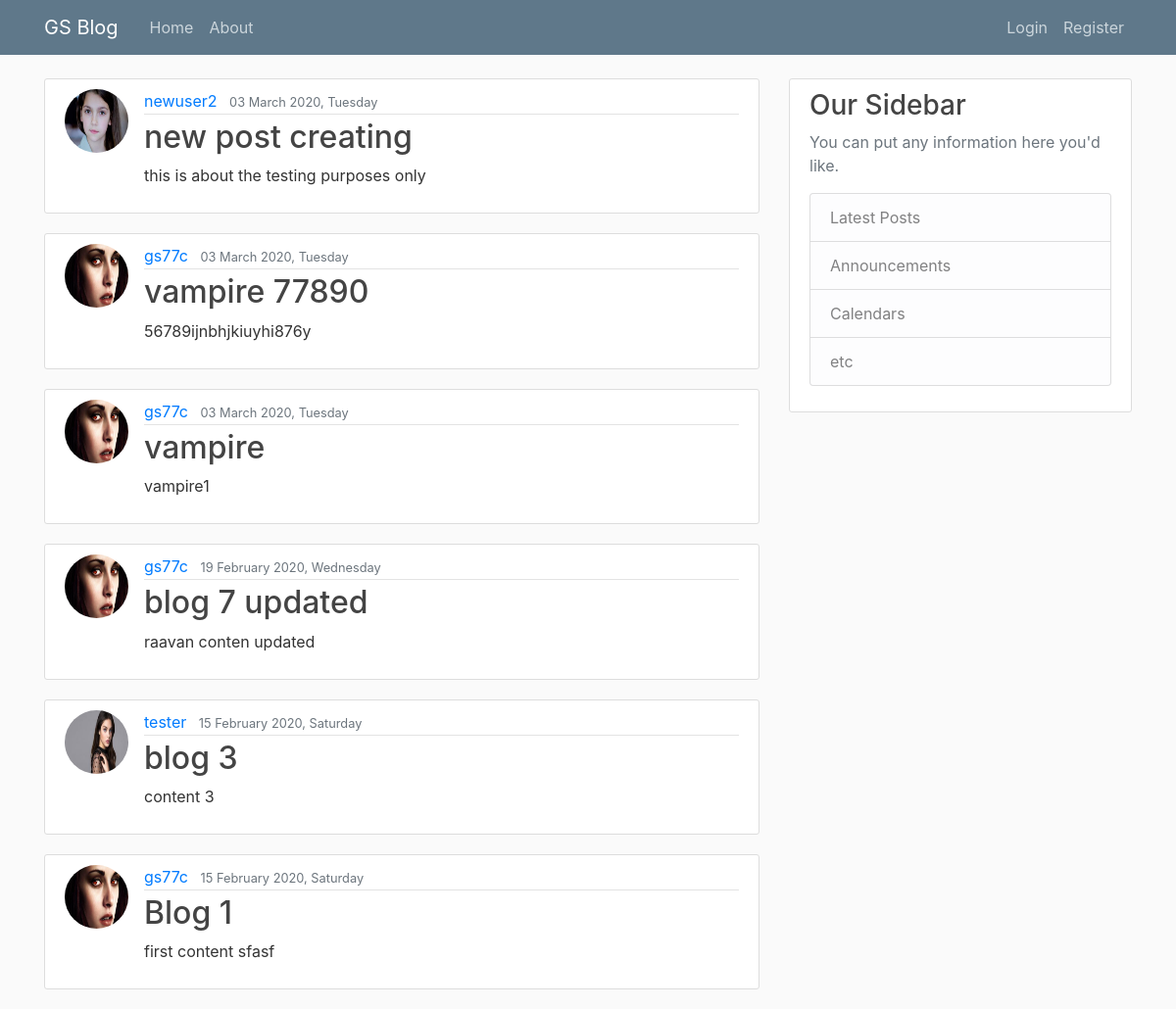
The page / on the database its author committed.
### gs_blog/models.py (models this page shows, shortened)
class Post(models.Model):
	title = models.CharField(max_length = 100)
	content = models.TextField()
	date_posted = models.DateTimeField(default = timezone.now)
	author = models.ForeignKey(User,on_delete = models.CASCADE)

### users/models.py (models this page shows, shortened)
class Profile(models.Model):
	user = models.OneToOneField(User,on_delete=models.CASCADE)
	image = models.ImageField(default='deafult.jpg',upload_to='profile_pics')

### gs_blog/views.py (the view)
# urls.py: path('',views.PostListView.as_view(),name='blog-home'),
class PostListView(ListView):
	model = Post
	template_name = 'gs_blog/home.html'
	context_object_name = 'posts'
	ordering = ['-date_posted']

### gs_blog/templates/gs_blog/home.html
{% extends "gs_blog/base.html" %}
{% block content %}
	{% for post in posts %}
	<article class="media content-section">
    <img class="rounded-circle article-img" src="{{ post.author.profile.image.url}}">
  <div class="media-body">
    <div class="article-metadata">
      <a class="mr-2" href="{% url 'profile' %}">{{ post.author }}</a>
      <small class="text-muted">{{ post.date_posted | date:"d F Y, l" }}</small>
    </div>
    <h2><a class="article-title" href="{% url 'post-detail' post.id %}">{{ post.title }}</a></h2>
    <p class="article-content">{{ post.content }}</p>
  </div>
</article>
	{% endfor %}
{% endblock content %}

### gs_blog/templates/gs_blog/base.html (shortened to what this page needs)
{% load static %}
<!DOCTYPE html>
<html>
<head>
    <link rel="stylesheet" href="https://stackpath.bootstrapcdn.com/bootstrap/4.3.1/css/bootstrap.min.css">
    <link rel="stylesheet" type="text/css" href="{% static 'gs_blog/main.css' %}">
</head>
<body>
<header class="site-header">
  <nav class="navbar navbar-expand-md navbar-dark bg-steel fixed-top">
    <div class="container">
      <a class="navbar-brand mr-4" href="{% url 'blog-home'%}">GS Blog</a>
      <div class="collapse navbar-collapse" id="navbarToggle">
        <div class="navbar-nav mr-auto">
          <a class="nav-item nav-link" href="{% url 'blog-home'%}">Home</a>
          <a class="nav-item nav-link" href="{% url 'blog-about'%}">About</a>
        </div>
        <div class="navbar-nav">
          {% if user.is_authenticated %}
           <a class="nav-item nav-link" href="{% url 'logout'%}">Logout</a>
          <a class="nav-item nav-link" href="{% url 'profile'%}">profile</a>
          <a class="nav-item nav-link" href="{% url 'post-create'%}">New Post</a>
          {% else %}
           <a class="nav-item nav-link" href="{% url 'login'%}">Login</a>
          <a class="nav-item nav-link" href="{% url 'register'%}">Register</a>
          {% endif %}
        </div>
      </div>
    </div>
  </nav>
</header>
<main role="main" class="container">
  <div class="row">
    <div class="col-md-8">
      {% block content %}{% endblock %}
    </div>
    <div class="col-md-4">
      <div class="content-section">
        <h3>Our Sidebar</h3>
        <p class='text-muted'>You can put any information here you'd like.
          <ul class="list-group">
            <li class="list-group-item list-group-item-light">Latest Posts</li>
            <li class="list-group-item list-group-item-light">Announcements</li>
            <li class="list-group-item list-group-item-light">Calendars</li>
            <li class="list-group-item list-group-item-light">etc</li>
          </ul>
        </p>
      </div>
    </div>
  </div>
</main>
</body>
</html>

### gs_blog/static/gs_blog/main.css (style rules this page uses)
body { background: #fafafa; color: #333333; margin-top: 5rem; }
h1, h2, h3, h4, h5, h6 { color: #444444; }
ul { margin: 0; }
.bg-steel { background-color: #5f788a; }
.site-header .navbar-nav .nav-link { color: #cbd5db; }
.content-section { background: #ffffff; padding: 10px 20px; border: 1px solid #dddddd; border-radius: 3px; margin-bottom: 20px; }
.article-title { color: #444444; }
.article-content { white-space: pre-line; }
.article-img { height: 65px; width: 65px; margin-right: 16px; }
.article-metadata { padding-bottom: 1px; margin-bottom: 4px; border-bottom: 1px solid #e3e3e3 }

### rows shown on the page
Post: author.profile.image (picture), author "newuser2", date_posted "03 March 2020, Tuesday", title "new post creating", content "this is about the testing purposes only"
Post: author.profile.image (picture), author "gs77c", date_posted "03 March 2020, Tuesday", title "vampire 77890", content "56789ijnbhjkiuyhi876y"
Post: author.profile.image (picture), author "gs77c", date_posted "03 March 2020, Tuesday", title "vampire", content "vampire1"
Post: author.profile.image (picture), author "gs77c", date_posted "19 February 2020, Wednesday", title "blog 7 updated", content "raavan conten updated"
Post: author.profile.image (picture), author "tester", date_posted "15 February 2020, Saturday", title "blog 3", content "content 3"
Post: author.profile.image (picture), author "gs77c", date_posted "15 February 2020, Saturday", title "Blog 1", content "first content sfasf"
